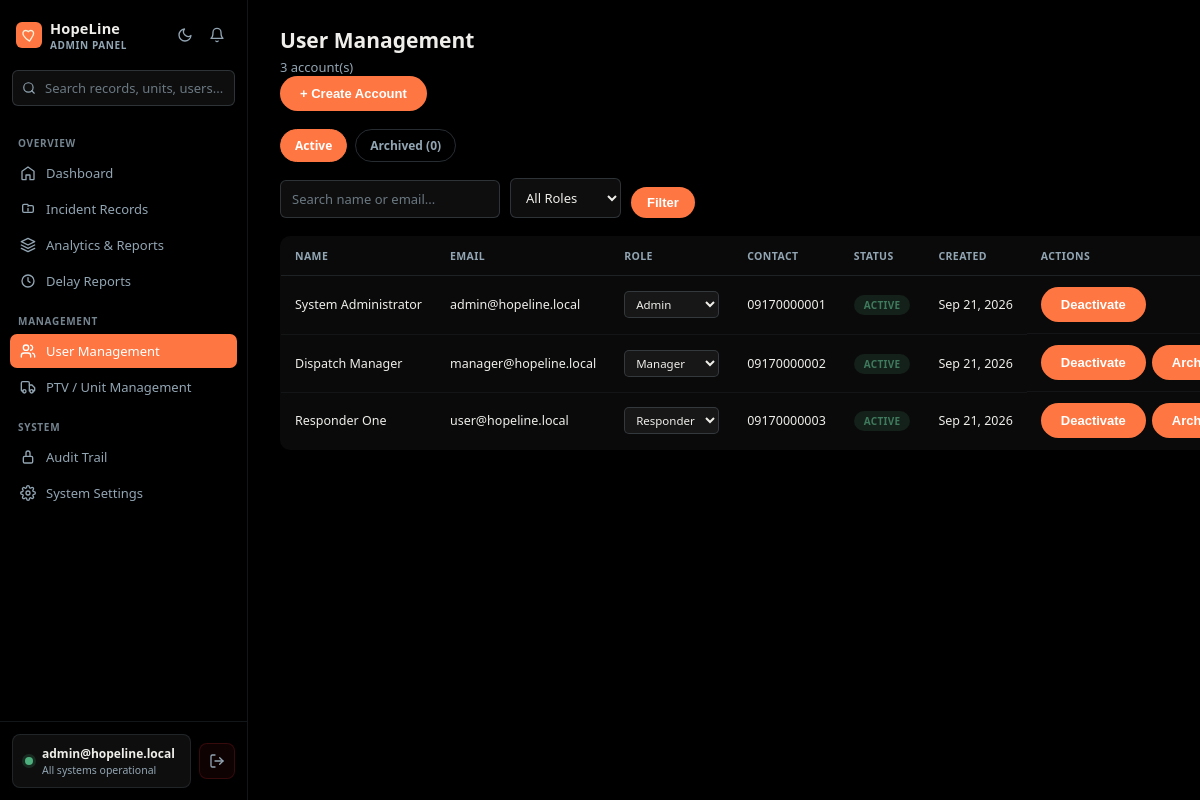
/app/admin/users.php (signed in), run on the app's committed database.
### tables this page shows
CREATE TABLE `users` (
  `id`          int(11)       NOT NULL AUTO_INCREMENT,
  `name`        varchar(150)  NOT NULL,
  `email`       varchar(150)  NOT NULL,
  `password`    varchar(255)  NOT NULL,
  `role`        enum('admin','manager','user') NOT NULL DEFAULT 'user',
  `contact_no`  varchar(20)   DEFAULT NULL,
  `is_verified` tinyint(1)    NOT NULL DEFAULT 0,
  `archived_at` datetime      DEFAULT NULL,
  `created_at`  datetime      DEFAULT current_timestamp(),
  `updated_at`  datetime      DEFAULT current_timestamp() ON UPDATE current_timestamp(),
  PRIMARY KEY (`id`),
  UNIQUE KEY `uq_users_email` (`email`),
  KEY `idx_users_role` (`role`),
  KEY `idx_users_archived_at` (`archived_at`)
);

### app/admin/users.php (the view, shortened to what this page needs)
<?php
require_once __DIR__ . '/../../config/config.php';
$roleFilter = $_GET['role'] ?? '';
$search = $_GET['q'] ?? '';
$view = ($_GET['view'] ?? '') === 'archived' ? 'archived' : 'active';
$where = $view === 'archived' ? "WHERE archived_at IS NOT NULL" : "WHERE archived_at IS NULL";
$params = [];
$stmt = $pdo->prepare("SELECT * FROM users $where ORDER BY created_at DESC");
$stmt->execute($params);
$users = $stmt->fetchAll(PDO::FETCH_ASSOC);
$archivedCount = $pdo->query("SELECT COUNT(*) FROM users WHERE archived_at IS NOT NULL")->fetchColumn();
?>
<!DOCTYPE html>
<html lang="en">
<head>
<link rel="stylesheet" href="<?php echo BASE_URL; ?>/assets/css/app.css">
</head>
<body>
<?php require_once __DIR__ . '/../../assets/layouts/admin/admin_sidebar.php'; ?>
<main class="main">
    <div class="page-head">
        <div><h1>User Management</h1><p><?php echo count($users); ?> account(s)</p></div>
        <button class="btn-primary" onclick="document.getElementById('createModal').classList.add('show')">+ Create Account</button>
    </div>
    <div class="tabs">
        <a href="?view=active<?php echo $roleFilter ? '&role='.urlencode($roleFilter) : ''; ?><?php echo $search ? '&q='.urlencode($search) : ''; ?>" class="tab <?php echo $view === 'active' ? 'active' : ''; ?>" style="text-decoration:none;">Active</a>
        <a href="?view=archived<?php echo $roleFilter ? '&role='.urlencode($roleFilter) : ''; ?><?php echo $search ? '&q='.urlencode($search) : ''; ?>" class="tab <?php echo $view === 'archived' ? 'active' : ''; ?>" style="text-decoration:none;">Archived (<?php echo $archivedCount; ?>)</a>
    </div>
    <form method="GET" class="toolbar">
        <input type="text" name="q" placeholder="Search name or email..." value="<?php echo htmlspecialchars($search); ?>">
        <select name="role" onchange="this.form.submit()">
            <option value="">All Roles</option>
        </select>
        <button type="submit" class="btn-primary" style="padding:8px 16px;">Filter</button>
    </form>
    <?php if (empty($users)): ?>
        <div class="empty-state"><?php echo $view === 'archived' ? 'No archived accounts.' : 'No accounts match these filters.'; ?></div>
    <?php else: ?>
    <table>
        <thead><tr><th>Name</th><th>Email</th><th>Role</th><th>Contact</th><th>Status</th><th><?php echo $view === 'archived' ? 'Archived' : 'Created'; ?></th><th>Actions</th></tr></thead>
        <tbody>
            <?php foreach ($users as $u): ?>
            <tr>
                <td><?php echo htmlspecialchars($u['name']); ?></td>
                <td><?php echo htmlspecialchars($u['email']); ?></td>
                <td>
                    <?php if ($view === 'active'): ?>
                    <form method="POST" style="display:inline-flex; gap:6px; align-items:center;">
                        <select name="role" class="role-select" onchange="this.form.submit()">
                            <option value="admin" <?php echo $u['role']==='admin'?'selected':''; ?>>Admin</option>
                            <option value="manager" <?php echo $u['role']==='manager'?'selected':''; ?>>Manager</option>
                            <option value="user" <?php echo $u['role']==='user'?'selected':''; ?>>Responder</option>
                        </select>
                    </form>
                    <?php else: ?>
                        <span class="role-badge role-<?php echo $u['role']; ?>"><?php echo ucfirst($u['role']); ?></span>
                    <?php endif; ?>
                </td>
                <td><?php echo htmlspecialchars($u['contact_no'] ?: '—'); ?></td>
                <td><span class="status-badge <?php echo $u['is_verified'] ? 'status-active' : 'status-inactive'; ?>"><?php echo $u['is_verified'] ? 'Active' : 'Inactive'; ?></span></td>
                <td><?php echo date('M j, Y', strtotime($view === 'archived' ? $u['archived_at'] : $u['created_at'])); ?></td>
                <td class="row-actions">
                    <?php if ($view === 'active'): ?>
                        <form method="POST" style="display:inline;">
                            <button type="submit" class="btn-mini <?php echo $u['is_verified'] ? 'btn-deactivate' : 'btn-activate'; ?>">
                                <?php echo $u['is_verified'] ? 'Deactivate' : 'Activate'; ?>
                            </button>
                        </form>
                        <?php if ((int)$u['id'] !== (int)$_SESSION['user_id']): ?>
                        <form method="POST" style="display:inline;" onsubmit="return confirm('Archive this account? They will no longer be able to log in, but their history stays intact.');">
                            <button type="submit" class="btn-mini btn-deactivate">Archive</button>
                        </form>
                        <?php endif; ?>
                    <?php endif; ?>
                </td>
            </tr>
            <?php endforeach; ?>
        </tbody>
    </table>
    <?php endif; ?>
</main>
</body>
</html>

### assets/layouts/admin/admin_sidebar.php (shortened to what this page needs)
<?php
require_once __DIR__ . '/../sidebar_shell.php';
$currentPage = basename($_SERVER['PHP_SELF'], '.php');
function navActive($page, $current) {
    return $page === $current ? 'active' : '';
}
$unreadAlerts = $unreadAlerts ?? 0;
$adminEmail   = $_SESSION['email'] ?? 'admin@hopeline.local';
$headerIcon = '
<a class="header-icon" href="/app/admin/alerts.php" title="Alerts">
    <svg viewBox="0 0 24 24" fill="none" stroke="currentColor" stroke-width="2" stroke-linecap="round" stroke-linejoin="round">
        <path d="M18 8a6 6 0 0 0-12 0c0 7-3 9-3 9h18s-3-2-3-9"/>
        <path d="M13.73 21a2 2 0 0 1-3.46 0"/>
    </svg>
    ' . ($unreadAlerts > 0 ? '<div class="notif-dot"></div>' : '') . '
</a>';
?>
<div class="nav-section-label">Overview</div>
<a class="nav-item <?php echo navActive('dashboard', $currentPage); ?>" href="/hopeline/app/admin/dashboard.php">
    <svg viewBox="0 0 24 24" fill="none" stroke="currentColor" stroke-width="2" stroke-linecap="round" stroke-linejoin="round"><path d="M3 9.5 12 3l9 6.5V21a1 1 0 0 1-1 1h-5v-7H9v7H4a1 1 0 0 1-1-1z"/></svg>
    Dashboard
</a>
<a class="nav-item <?php echo navActive('incidents', $currentPage); ?>" href="/hopeline/app/admin/incidents.php">
    <svg viewBox="0 0 24 24" fill="none" stroke="currentColor" stroke-width="2" stroke-linecap="round" stroke-linejoin="round"><path d="M4 15V7a2 2 0 0 1 2-2h5l2 2h5a2 2 0 0 1 2 2v6a2 2 0 0 1-2 2H6a2 2 0 0 1-2-2z"/><path d="M12 11v4M12 8h.01"/></svg>
    Incident Records
</a>
<a class="nav-item <?php echo navActive('analytics', $currentPage); ?>" href="/hopeline/app/admin/analytics.php">
    <svg viewBox="0 0 24 24" fill="none" stroke="currentColor" stroke-width="2" stroke-linecap="round" stroke-linejoin="round"><path d="M12 2 2 7l10 5 10-5-10-5z"/><path d="M2 17l10 5 10-5M2 12l10 5 10-5"/></svg>
    Analytics &amp; Reports
</a>
<a class="nav-item <?php echo navActive('delays', $currentPage); ?>" href="/hopeline/app/admin/delays.php">
    <svg viewBox="0 0 24 24" fill="none" stroke="currentColor" stroke-width="2" stroke-linecap="round" stroke-linejoin="round"><circle cx="12" cy="12" r="9"/><path d="M12 7v5l3 2"/></svg>
    Delay Reports
</a>
<div class="nav-section-label">Management</div>
<a class="nav-item <?php echo navActive('users', $currentPage); ?>" href="/hopeline/app/admin/users.php">
    <svg viewBox="0 0 24 24" fill="none" stroke="currentColor" stroke-width="2" stroke-linecap="round" stroke-linejoin="round"><path d="M16 21v-2a4 4 0 0 0-4-4H6a4 4 0 0 0-4 4v2"/><circle cx="9" cy="7" r="4"/><path d="M22 21v-2a4 4 0 0 0-3-3.87M16 3.13a4 4 0 0 1 0 7.75"/></svg>
    User Management
</a>
<a class="nav-item <?php echo navActive('units', $currentPage); ?>" href="/hopeline/app/admin/units.php">
    <svg viewBox="0 0 24 24" fill="none" stroke="currentColor" stroke-width="2" stroke-linecap="round" stroke-linejoin="round"><path d="M14 18V6a2 2 0 0 0-2-2H4a2 2 0 0 0-2 2v11a1 1 0 0 0 1 1h2"/><path d="M14 9h4l4 4v4a1 1 0 0 1-1 1h-2"/><circle cx="6.5" cy="18.5" r="2.5"/><circle cx="17.5" cy="18.5" r="2.5"/></svg>
    PTV / Unit Management
</a>
<div class="nav-section-label">System</div>
<a class="nav-item <?php echo navActive('audit-trail', $currentPage); ?>" href="/hopeline/app/admin/audit-trail.php">
    <svg viewBox="0 0 24 24" fill="none" stroke="currentColor" stroke-width="2" stroke-linecap="round" stroke-linejoin="round"><path d="M9 11V6a3 3 0 0 1 6 0v5"/><rect x="5" y="11" width="14" height="10" rx="2"/></svg>
    Audit Trail
</a>
<a class="nav-item <?php echo navActive('settings', $currentPage); ?>" href="/hopeline/app/admin/settings.php">
    System Settings
</a>
<?php
$navHtml = ob_get_clean();
render_sidebar_shell([
    'role_label'          => 'Admin Panel',
    'header_icon'         => $headerIcon,
    'search_placeholder'  => 'Search records, units, users...',
    'nav_html'            => $navHtml,
    'email'               => $adminEmail,
    'status_text'         => 'All systems operational',
    'status_color'        => '#4caf7d',
]);

### assets/layouts/sidebar_shell.php (shortened to what this page needs)
<?php
function render_sidebar_shell(array $opts): void {
    $roleLabel   = $opts['role_label']   ?? '';
    $headerIcon  = $opts['header_icon']  ?? '';
    $placeholder = $opts['search_placeholder'] ?? 'Search...';
    $navHtml     = $opts['nav_html']     ?? '';
    $email       = $opts['email']        ?? '';
    $statusText  = $opts['status_text']  ?? '';
    $statusColor = $opts['status_color'] ?? '#4caf7d';
    ?>
    <link rel="stylesheet" href="<?php echo BASE_URL; ?>/assets/css/app.css">
    <div class="sidebar">
        <div class="sidebar-header">
            <div class="brand">
                <div class="brand-mark">
                    <svg viewBox="0 0 24 24" fill="none" stroke="#fbf0d8" stroke-width="2.2" stroke-linecap="round" stroke-linejoin="round">
                        <path d="M12 21s-7-4.35-9.5-9C.5 8 2 4 6 4c2.2 0 3.5 1.2 4 2 1-1.5 2.5-2 4-2 4 0 5.5 4 3.5 8-2.5 4.65-5.5 9-5.5 9z"/>
                    </svg>
                </div>
                <div>
                    <div class="brand-name">HopeLine</div>
                    <div class="brand-role"><?php echo htmlspecialchars($roleLabel); ?></div>
                </div>
            </div>
            <div style="display:flex; align-items:center; gap:4px;">
                <button class="header-icon" id="themeToggle" title="Toggle light/dark mode" type="button">
                    <svg id="iconMoon" viewBox="0 0 24 24" fill="none" stroke="currentColor" stroke-width="2" stroke-linecap="round" stroke-linejoin="round">
                        <path d="M21 12.79A9 9 0 1 1 11.21 3 7 7 0 0 0 21 12.79z"/>
                    </svg>
                </button>
                <?php echo $headerIcon; ?>
            </div>
        </div>
        <div class="search-wrap">
            <svg viewBox="0 0 24 24" fill="none" stroke="currentColor" stroke-width="2" stroke-linecap="round" stroke-linejoin="round">
                <circle cx="11" cy="11" r="8"/><path d="m21 21-4.3-4.3"/>
            </svg>
            <input class="search-input" type="text" placeholder="<?php echo htmlspecialchars($placeholder); ?>">
        </div>
        <nav class="nav">
            <?php echo $navHtml; ?>
        </nav>
        <div class="sidebar-footer">
            <div class="status-card">
                <div class="status-dot" style="background: <?php echo htmlspecialchars($statusColor); ?>; box-shadow: 0 0 0 3px <?php echo htmlspecialchars($statusColor); ?>2e;"></div>
                <div class="status-text">
                    <div class="t1"><?php echo htmlspecialchars($email); ?></div>
                    <div class="t2"><?php echo htmlspecialchars($statusText); ?></div>
                </div>
            </div>
            <a class="logout-btn" href="<?php echo BASE_URL; ?>/logout.php" title="Log out" onclick="return confirm('Log out of HopeLine?');">
                <svg viewBox="0 0 24 24" fill="none" stroke="currentColor" stroke-width="2" stroke-linecap="round" stroke-linejoin="round">
                    <path d="M9 21H5a2 2 0 0 1-2-2V5a2 2 0 0 1 2-2h4"/>
                    <path d="M16 17l5-5-5-5"/>
                    <path d="M21 12H9"/>
                </svg>
            </a>
        </div>
    </div>
    <?php
}

### data on the page
users: name "System Administrator", email "admin@hopeline.local", role "Admin", contact_no "09170000001", is_verified "ACTIVE", created_at "Sep 21, 2026"
users: name "Dispatch Manager", email "manager@hopeline.local", role "Manager", contact_no "09170000002", is_verified "ACTIVE", created_at "Sep 21, 2026"
users: name "Responder One", email "user@hopeline.local", role "Responder", contact_no "09170000003", is_verified "ACTIVE", created_at "Sep 21, 2026"

### other printed values
$roleLabel "ADMIN PANEL"
$email "admin@hopeline.local"
$statusText "All systems operational"
count($users) "3"
$archivedCount "0"
